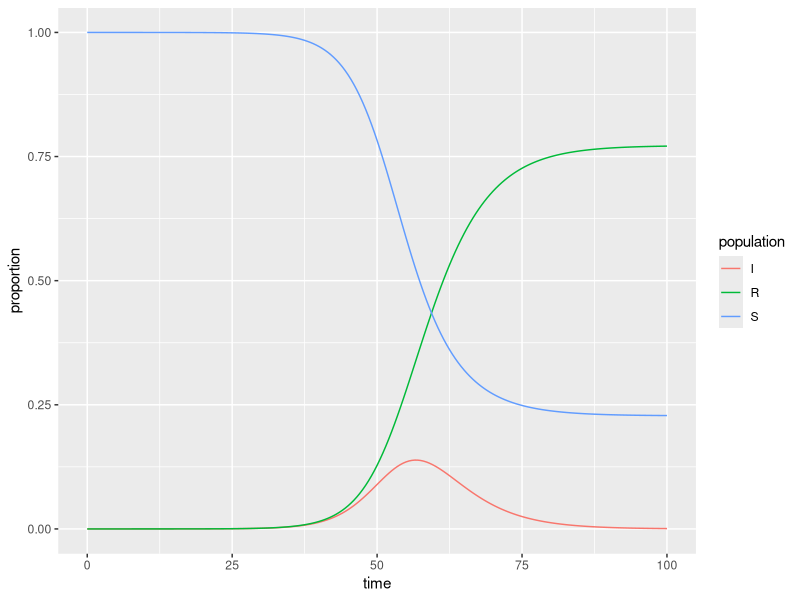

Here is the R script that generated this plot:
## ---- chunk 1
knitr::opts_chunk$set(echo = TRUE)
library(tidyverse)
library(deSolve)
## ---- chunk 2
### Specify parameters

## Proportion in each compartment: Susceptible 0.999999, Infected 0.000001, Recovered 0 (these are directly from the example linked above)
init <- c(S = 1-1e-6, I = 1e-6, R = 0.0)

## beta: infection parameter; gamma: recovery parameter
parameters <- c(beta = 0.5, gamma = 0.261)

## Time frame
times      <- seq(0, 100, by = 0.5)
## ---- chunk 3
## Build the function with all 
sir <- function(time, state, parameters) {

  with(as.list(c(state, parameters)), {

    dS <- -beta * S * I
    dI <-  beta * S * I - gamma * I
    dR <-  gamma * I
    
    return(list(c(dS, dI, dR)))
  })
}
## ---- chunk 4
## Solve using `deSolve::ode()`
approximation <- ode(y = init, times = times, func = sir, parms = parameters)
## ---- chunk 5
## Get output into a data frame
approx_df <- as.data.frame(approximation)

## Pivot longer so R will do the work for us: 
approx_long <- approx_df %>% 
  pivot_longer(cols = S:R, names_to = "population", values_to = "proportion")

## ---- chunk 6
ggplot(data = approx_long, aes(x = time, y = proportion)) +
  geom_line(aes(color = population))
